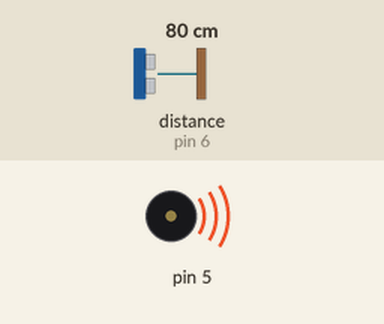
Recording of a sketch running on a simulated Arduino Uno, built with avr-gcc and run on an emulated ATmega328P. Shown: buzzer (waves = sounding). Wiring (inferred from the names in the program): ultrasonic range finder: trigger pin 7; echo pin 6. The test bench sets the inputs (shaded band); at power-on: distance to the obstacle (sensor on pin 6) 80 cm. The echo pulse lasts 58.3 µs per cm; what the sketch prints to the serial monitor is not drawn.

Above: at 1.2 s.
1.3 s: distance to the obstacle (sensor on pin 6) set to 74 cm
4.3 s: distance to the obstacle (sensor on pin 6) set to 67 cm
Timing chart, 0 to 7.3 s (numbered marks = the images above; inputs shaded):
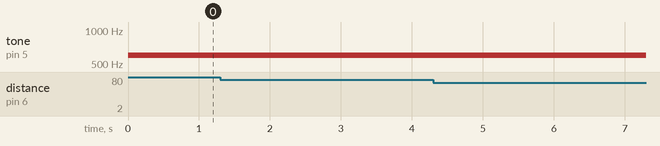

The sketch:

Aula-05-Proximidade-e-buzzer.ino
```cpp
#define echo 6
#define trig 7
float tempo, distancia;

void setup()
{
  Serial.begin(9600);
  pinMode(trig, OUTPUT);
  pinMode(echo, INPUT);
  pinMode(5, OUTPUT);
}

void loop()
{
  digitalWrite(trig,HIGH);
  delayMicroseconds(10);
  digitalWrite(trig,LOW);
  tempo = pulseIn(echo,HIGH);
  distancia = tempo/58.2;

  Serial.print("Distancia: ");
  Serial.println(distancia);

  if (distancia <= 50) {
  	Serial.println("Muito perto");
  }
  else if (distancia <= 70) {
  	Serial.println("Perto");
  }
  else if (distancia <= 100) {
  	Serial.println("Aproximando");
  }
  else {
  	Serial.println("Longe");
  }
  tone(5,600);
}
```

Measured:
- after the input at 1.3 s, every drawn part: stays the same
- after the input at 4.3 s, every drawn part: stays the same
